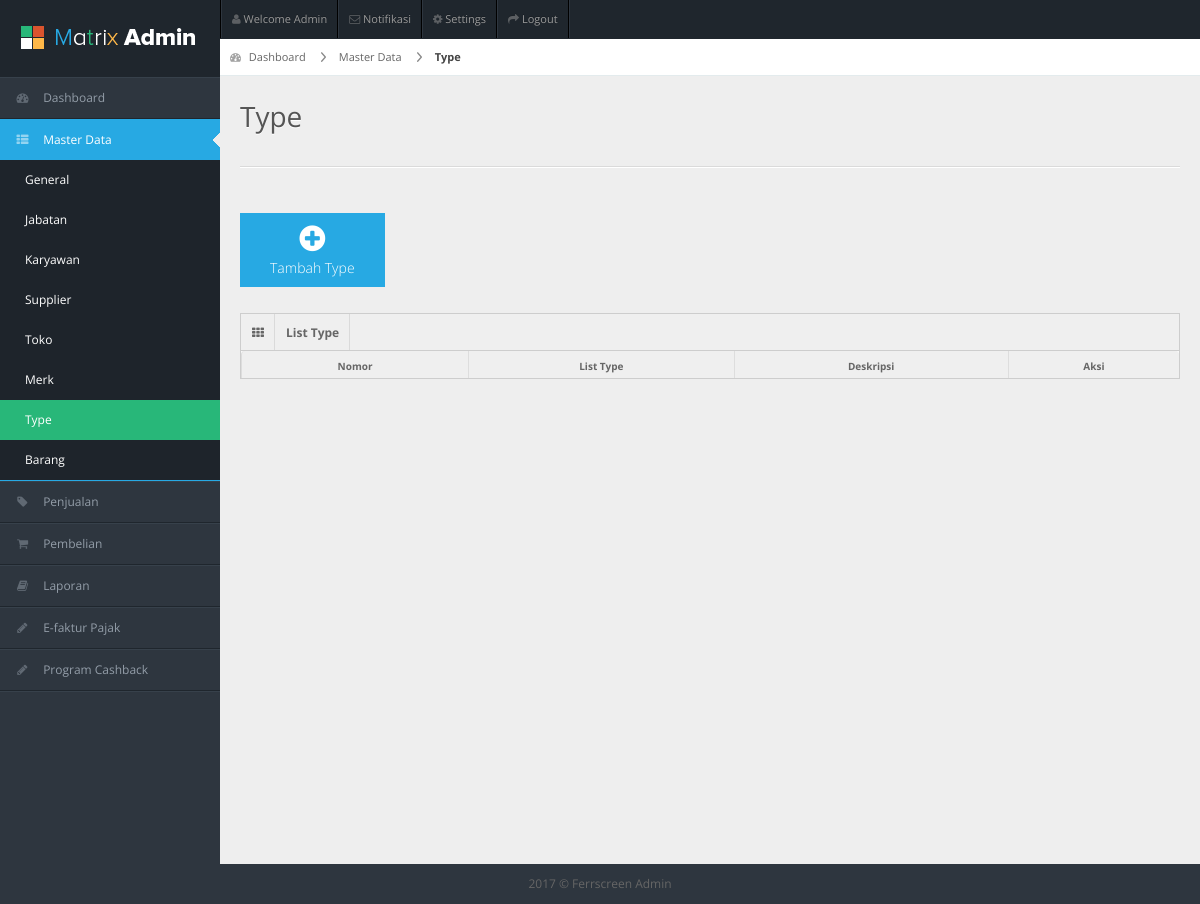
The app's page /index.php/type, older data.
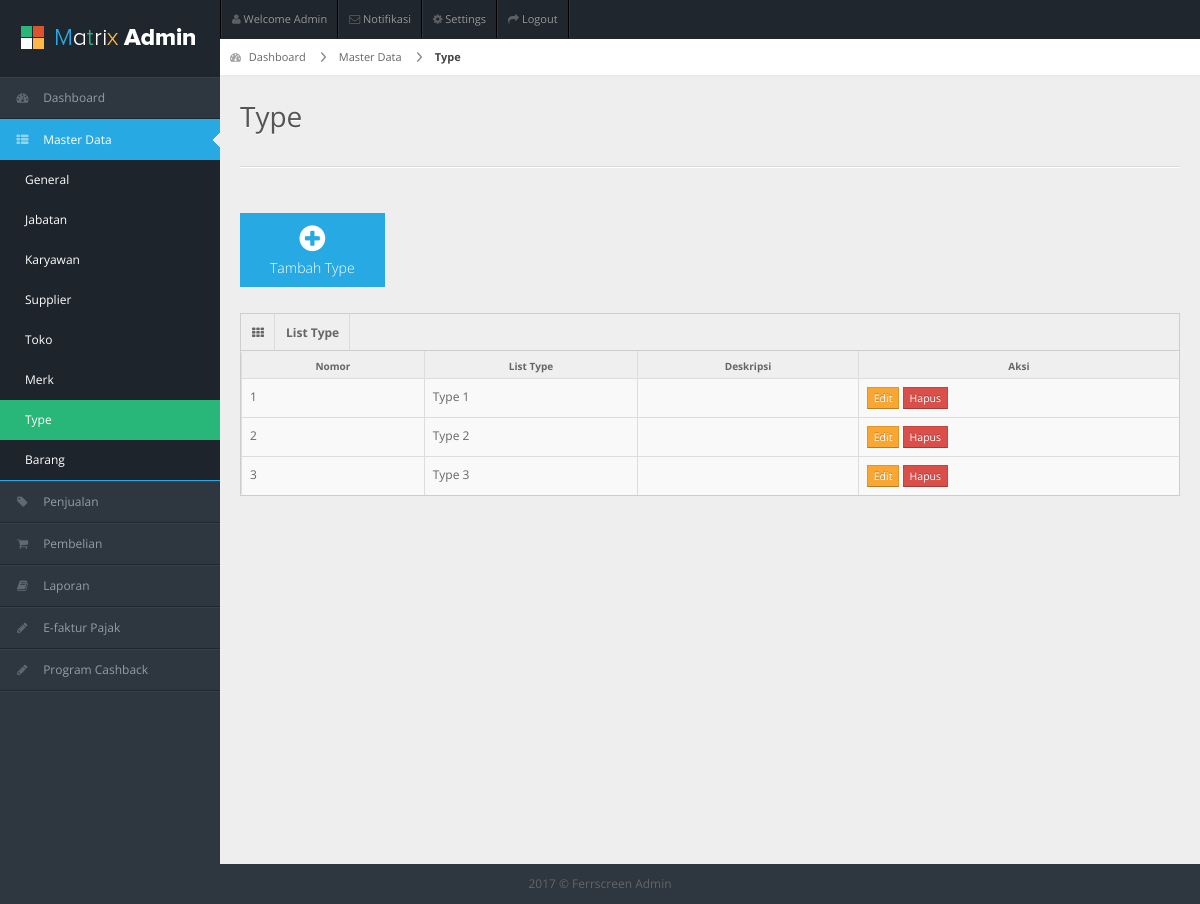
The same page, newer data.
### tables this page shows
CREATE TABLE `type` (
  `id` int(11) NOT NULL,
  `nama` varchar(255) NOT NULL,
  `deskripsi` text NOT NULL,
  `created_at` datetime NOT NULL
);

### application/controllers/Type.php (called while the page is built, shortened)
<?php
class Type extends CI_Controller {
	public function __construct(){
	 	$this->load->model('Type_Model');
    }
	public function index()
	{
		$dataMenu = array(
	        'menuAktif' => "masterdata",
	        'subMenu' => "type"
		);
		$dataType = $this->Type_Model->get_allType();
		$data = array(
	        'dataType' => $dataType
		);
		$this->load->view('header');
		$this->load->view('sidebar',$dataMenu);
		$this->load->view('MasterData/Type/v_type',$data);
	}
}

### index.php (called while the page is built, shortened)
<?php
require_once BASEPATH.'core/CodeIgniter.php';

### application/models/Type_Model.php (called while the page is built, shortened)
<?php
class Type_Model extends CI_Model {
    public function get_allType(){
        $sql = "SELECT y.*
                FROM type y
                ORDER BY y.nama ASC";
        $result = $this->db->query($sql);
        return $result->result_array();
    }
}

### application/views/MasterData/Type/v_type.php (the view, shortened to what this page needs)
<div id="content">
  <div id="content-header">
    <div id="breadcrumb">
      <a href="<?php echo base_url();?>dashboard" title="Go to Home" class="tip-bottom">
        <i class="icon-dashboard"></i>
        Dashboard
      </a>
      <a href="#" class="">
        Master Data
      </a>
      <a href="#" class="current">
        Type
      </a>
    </div>
    <h1>Type</h1>
  </div>
  <div class="container-fluid">
    <hr>
    <div class="quick-actions_homepage">
      <ul class="quick-actions">
        <li class="bg_lb">
          <a href="<?php echo base_url();?>type/tambahType">
            <i class="icon-plus-sign"></i>
            Tambah Type
          </a>
        </li>
      </ul>
    </div>
    <div class="row-fluid">
      <div class="span12">
      <div class="widget-box">
          <div class="widget-title">
            <span class="icon"><i class="icon-th"></i></span>
            <span class="icon"><b>List Type</b></span>
          </div>
          <div class="widget-content nopadding">
            <table class="table table-bordered data-table">
              <thead>
                <tr>
                  <th>Nomor</th>
                  <th>List Type</th>
                  <th>Deskripsi</th>
                  <th>Aksi</th>
                </tr>
              </thead>
              <tbody>
              <?php
                if(isset($dataType))
                {
                    $number=1;
                    foreach ($dataType as $type)
                    {
                      echo ' <tr class="gradeX">
                                <td>'.$number.'</td>
                                <td>'.$type["nama"].'</td>
                                <td>'.$type["deskripsi"].'</td>
                                <td class="center">
                                    <a href="'.base_url().'type/editType/'.$type["id"].'" class="btn btn-warning btn-mini" role="button">Edit</a>
                                    <a href="#deleteData'.$type["id"].'" data-toggle="modal" class="btn btn-danger btn-mini" role="button">Hapus</a>
                                    <div id="deleteData'.$type["id"].'" class="modal hide" aria-hidden="true" style="display: none;">
                                      <div class="modal-header">
                                        <button data-dismiss="modal" class="close" type="button">×</button>
                                        <h3>Hapus Data</h3>
                                      </div>
                                      <div class="modal-body">
                                        <p>Apakah kamu ingin menghapus data '.$type["nama"].'?</p>
                                      </div>
                                      <div class="modal-footer">
                                        <a class="btn btn-primary" href="'.base_url().'type/hapusType/'.$type["id"].'" name="btnHapus">Hapus</a>
                                        <a data-dismiss="modal" class="btn" href="#">Cancel</a>
                                      </div>
                                    </div>
                                </td>
                              </tr>';
                      $number++;
                    }
                  }
              ?>
              </tbody>
            </table>
          </div>
        </div>
      </div>
    </div>
  </div>
</div>
<div class="row-fluid">
  <div id="footer" class="span12"> 2017 &copy; Ferrscreen Admin</div>
</div>
</body>
</html>

Row changes from the older to the newer data that the page shows:
added type: nama "Type 1"
added type: nama "Type 2"
added type: nama "Type 3"
